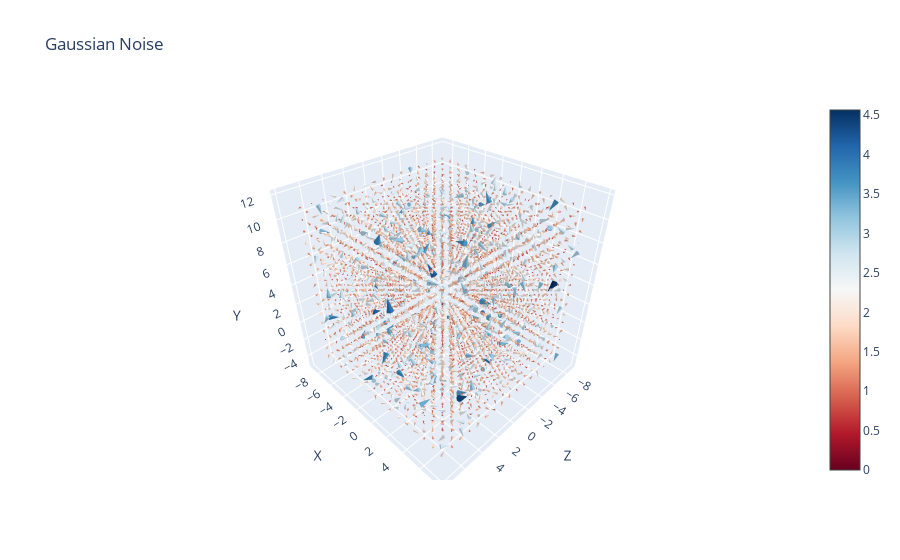
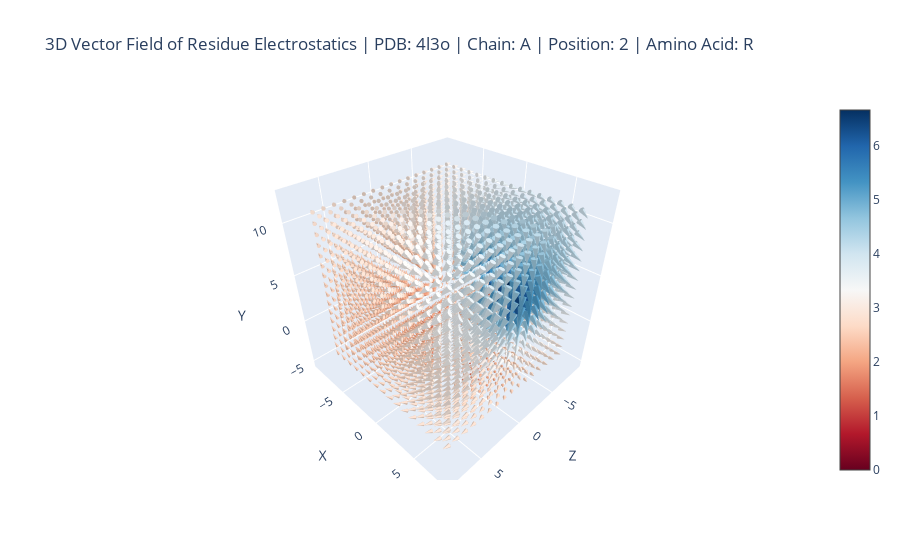

The code cell stored with these charts, in order, in its notebook:
### Code cell
# choose a residue, extract its voxel vector field, and print its AA
resi = 39
voxel_vectors = fields[0,resi,:,:,:,:] # Vx,Vy,Vz,3
noise = torch.randn_like(voxel_vectors)
aa = lbl_2_aa(L[0,resi])
pdb = sample[:4]
chain = sample[5]

plot_voxel(noise, voxel_dims, "Gaussian Noise")
plot_voxel(voxel_vectors, voxel_dims, f"3D Vector Field of Residue Electrostatics | PDB: {pdb} | Chain: {chain} | Position: {resi} | Amino Acid: {aa}")

### Figure 1 — Plotly figure (JSON) as saved in the notebook; plotly's stock layout.template omitted (floating-point values rounded to 4 significant figures; data arrays with more than 128 entries replaced by an {"elided": "..."} marker saying what was removed)
{"data": [{"cmax": 4.566, "cmin": 0, "colorscale": [[0, "rgb(103,0,31)"], [0.1, "rgb(178,24,43)"], [0.2, "rgb(214,96,77)"], [0.3, "rgb(244,165,130)"], [0.4, "rgb(253,219,199)"], [0.5, "rgb(247,247,247)"], [0.6, "rgb(209,229,240)"], [0.7, "rgb(146,197,222)"], [0.8, "rgb(67,147,195)"], [0.9, "rgb(33,102,172)"], [1, "rgb(5,48,97)"]], "opacity": 1, "showscale": true, "sizemode": "raw", "sizeref": 0.25, "type": "cone", "u": {"elided": "4096 float values"}, "v": {"elided": "4096 float values"}, "w": {"elided": "4096 float values"}, "x": {"elided": "4096 int values"}, "y": {"elided": "4096 int values"}, "z": {"elided": "4096 int values"}}], "layout": {"scene": {"aspectmode": "data", "camera": {"center": {"x": 0, "y": 0, "z": 0}, "eye": {"x": 1.25, "y": 1.25, "z": 1.25}, "up": {"x": 0, "y": 1, "z": 0}}, "xaxis": {"title": {"text": "X"}}, "yaxis": {"title": {"text": "Y"}}, "zaxis": {"title": {"text": "Z"}}}, "title": {"text": "Gaussian Noise"}}}

### Figure 2 — Plotly figure (JSON) as saved in the notebook; plotly's stock layout.template omitted (floating-point values rounded to 4 significant figures; data arrays with more than 128 entries replaced by an {"elided": "..."} marker saying what was removed)
{"data": [{"cmax": 6.665, "cmin": 0, "colorscale": [[0, "rgb(103,0,31)"], [0.1, "rgb(178,24,43)"], [0.2, "rgb(214,96,77)"], [0.3, "rgb(244,165,130)"], [0.4, "rgb(253,219,199)"], [0.5, "rgb(247,247,247)"], [0.6, "rgb(209,229,240)"], [0.7, "rgb(146,197,222)"], [0.8, "rgb(67,147,195)"], [0.9, "rgb(33,102,172)"], [1, "rgb(5,48,97)"]], "opacity": 1, "showscale": true, "sizemode": "raw", "sizeref": 0.25, "type": "cone", "u": {"elided": "4096 float values"}, "v": {"elided": "4096 float values"}, "w": {"elided": "4096 float values"}, "x": {"elided": "4096 int values"}, "y": {"elided": "4096 int values"}, "z": {"elided": "4096 int values"}}], "layout": {"scene": {"aspectmode": "data", "camera": {"center": {"x": 0, "y": 0, "z": 0}, "eye": {"x": 1.25, "y": 1.25, "z": 1.25}, "up": {"x": 0, "y": 1, "z": 0}}, "xaxis": {"title": {"text": "X"}}, "yaxis": {"title": {"text": "Y"}}, "zaxis": {"title": {"text": "Z"}}}, "title": {"text": "3D Vector Field of Residue Electrostatics | PDB: 4l3o | Chain: A | Position: 2 | Amino Acid: R"}}}
